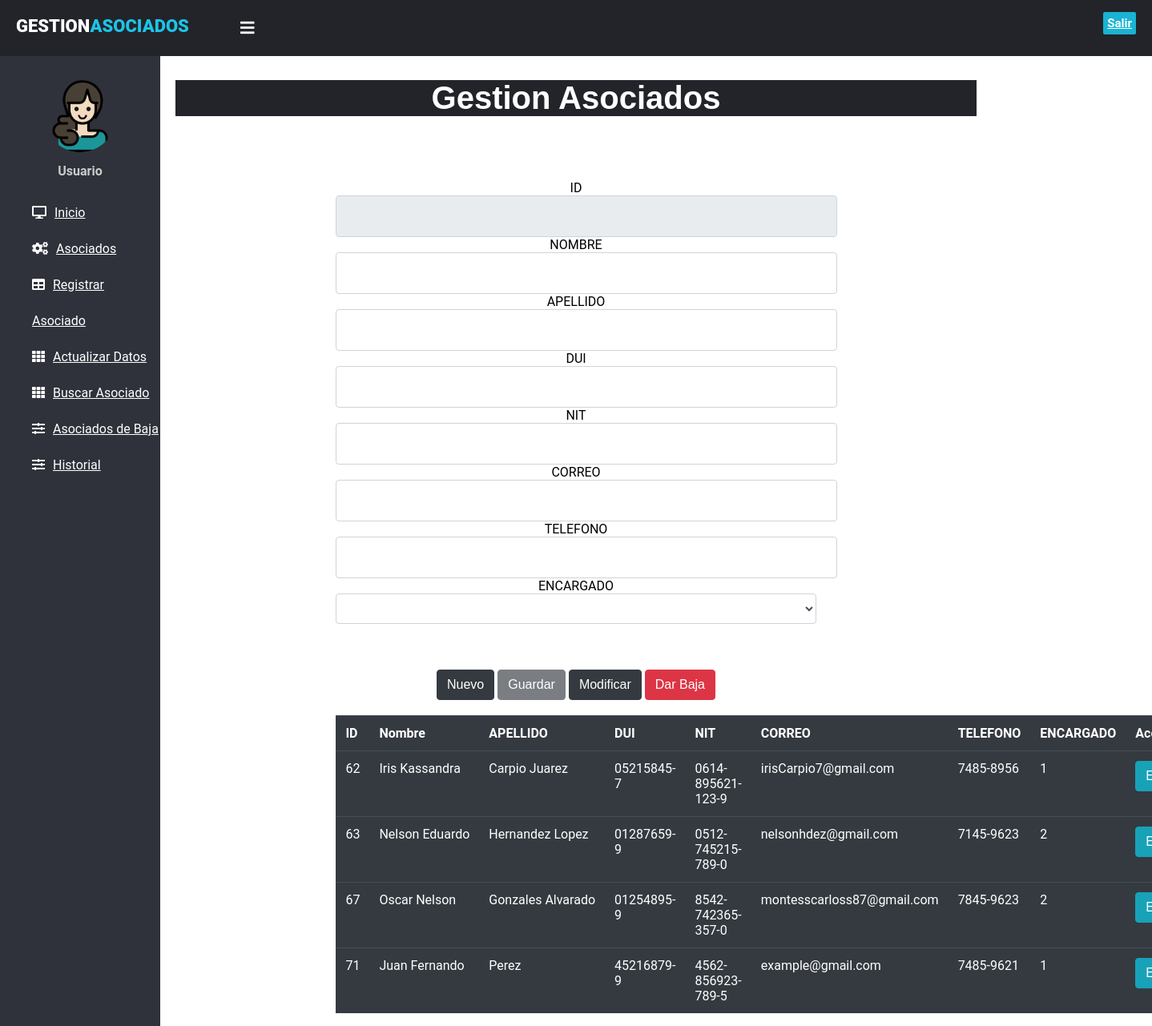
Screenshot of /controllers/controlActualizar.php (signed in) with the database file from the repository.
### tables this page shows
CREATE TABLE `asociado` (
  `idAsociado` int(11) NOT NULL,
  `nombre` varchar(20) NOT NULL,
  `apellido` varchar(20) NOT NULL,
  `dui` varchar(20) NOT NULL,
  `nit` varchar(20) NOT NULL,
  `correo` varchar(50) NOT NULL,
  `telefono` varchar(10) NOT NULL,
  `idEmpleado` int(11) NOT NULL
);

### controllers/controlActualizar.php (called while the page is built, shortened)
<?php
	require '../models/asociadoModel.php';
		$obAsoci=new AsociadoModel();
		$datos=$obAsoci->getAsociado();
		  $dep=$obAsoci->getEmpleado();
	require '../views/actualizarAsociado.php';
 ?>

### db/conexion.php (called while the page is built, shortened)
<?php
	class Conexion{
		function __construct(){
			$this->con=new mysqli(SERVER,USER,PASSWORD,BASE);
		}
	}
	?>

### models/asociadoModel.php (called while the page is built, shortened)
<?php
	require '../db/conexion.php';
	require 'asociado.php';
	class AsociadoModel extends Conexion{
		function getAsociado(){
			$res=$this->con->query("select * from asociado");
			$r=array();
			while($row=$res->fetch_assoc()){
				$e=new Asociado($row["idAsociado"],$row["nombre"],$row["apellido"],$row["dui"],$row["nit"],$row["correo"],$row["telefono"],$row["idEmpleado"]);
				$r[]=$e;
			}
			return $r;
		}
		function getEmpleado(){
			$res=$this->con->query("select * from empleado");
			$r=array();
			while($row=$res->fetch_assoc()){
				$r[]=$row;
			}
			return $r;
		}
	}
 ?>

### models/asociado.php (called while the page is built)
<?php
	class Asociado
	{
		private $idAsociado;
		private $nombre;
		private $apellido;
		private $dui;
		private $nit;
		private $correo;
		private $telefono;
		private $idEmpleado;
	function __construct($idAsociado,$nombre,$apellido,$dui,$nit,$correo,$telefono,$idEmpleado) {
		$this->idAsociado=$idAsociado;
		$this->nombre=$nombre;
		$this->apellido=$apellido;
		$this->dui=$dui;
		$this->nit=$nit;
		$this->correo=$correo;
		$this->telefono=$telefono;
		$this->idEmpleado=$idEmpleado;
	}
	function getIdAsociado(){
		return $this->idAsociado;
	}
	function getNombre(){
		return $this->nombre;
	}
	function getApellido(){
		return $this->apellido;
	}
	function getDui(){
		return $this->dui;
	}
	function getNit(){
		return $this->nit;
	}
	function getCorreo(){
		return $this->correo;
	}
	function getTelefono(){
		return $this->telefono;
	}
	function getIdEmpleado(){
		return $this->idEmpleado;
	}
	}
 ?>

### views/actualizarAsociado.php (the view, shortened to what this page needs)
<!DOCTYPE html>
<html lang="es">
<head>
    <link rel="stylesheet" href="css/estilo.css">
    <link rel="stylesheet" href="css/actualizar.css">
    <link rel="stylesheet" type="text/css" href="https://cdnjs.cloudflare.com/ajax/libs/font-awesome/5.12.1/css/all.min.css
">
</head>
<body>
    <header>
        <label for="check">
         <i class="fas fa-bars" id="sidebar_btn"></i>
        </label>
        <div class="left_area">
            <h3>Gestion<span>Asociados</span></h3>
        </div>
        <div class="right_area">
          <a href="../controllers/controlUser.php" class="logout_btn">Salir</a>
        </div>
    </header>
    <div class="sidebar">
        <center>
            <img src="imagenes/1.png" class="profile_image">
            <h4>Usuario</h4>
        </center>
        <a href="../views/vistaPrincipal.php"><i class="fas fa-desktop"></i><span>Inicio</span></a>
        <a href="../controllers/controlAsociado.php"><i class="fas fa-cogs"></i><span>Asociados</span></a>
        <a href="../controllers/controlAgregar.php"><i class="fas fa-table"></i><span>Registrar Asociado</span></a>
        <a href="../controllers/controlActualizar.php"><i class="fas fa-th"></i><span>Actualizar Datos</span></a>
        <a href="../views/buscador.php"><i class="fas fa-th"></i><span>Buscar Asociado</span></a>
        <a href="../controllers/controlBaja.php"><i class="fas fa-sliders-h"></i><span>Asociados de Baja</span></a>
        <a href="../controllers/controlActualizacion.php"><i class="fas fa-sliders-h"></i><span>Historial</span></a>
    </div>
   <br>
   <br>
   <br>
       <center>
         <div class="contenedor">
                <h2 class="titulo" align="center">Gestion Asociados</h2>
            </div>
    <section>
        <div class="col-md-5">
            <form method="post" class="frm" action="#" id="f"><div id='d1'></div>
                ID<input type="text" name="idAsociado" id="idAsociado" class="form-control" readonly="true">
                NOMBRE<input type="text" name="nombre" id="nombre" class="form-control" required="">
                APELLIDO<input type="text" name="apellido" id="apellido" class="form-control" required="">
                DUI<input type="text" name="dui" id="dui" class="form-control" required="">
                NIT<input type="text" name="nit" id="nit" class="form-control" required="">
                CORREO<input type="text" name="correo" id="correo" class="form-control" required="">
                TELEFONO<input type="text" name="telefono" id="telefono" class="form-control" required="">
                ENCARGADO<select name="idEmpleado" id="idEmpleado" class="form-control">
                <option></option>
                 <?php
                 foreach ($dep as $d) {
                    echo "<option value=".$d["idEmpleado"]. ">". $d["nombre"]."</option>";
                 }
                 ?>
                </select><br><br><br>
                <input type="reset" class="btn btn-dark" value="Nuevo" onclick="$('#g').attr('disabled',false)">
                <input type="submit" name="insertar" id="g" value="Guardar" class="btn btn-dark" disabled="true">
                <input type="submit" name="modificar" value="Modificar" class="btn btn-dark">
                <input type="button" id="eliminar" class="btn btn-danger" value="Dar Baja">
            </form></div><br>
           <div class="col-md-5">
            <table class="table table-dark">
                <tr><th>ID</th><th>Nombre</th><th>APELLIDO</th><th>DUI</th><th>NIT</th><th>CORREO</th><th>TELEFONO</th><th>ENCARGADO</th><th>Accion</th></tr>
                 <?php
                 foreach ($datos as $e) {
                    $idAsociado=$e->getIdAsociado();
                    $nombre=str_replace(" ","&nbsp;",$e->getNombre());
                    $apellido=str_replace(" ","&nbsp;",$e->getApellido());
                    $dui=$e->getDui();
                    $nit=$e->getNit();
                    $correo=$e->getCorreo();
                    $telefono=$e->getTelefono();
                    $idEmpleado=$e->getIdEmpleado();
                    echo "<tr><td>$idAsociado</td><td>$nombre</td><td>$apellido</td><td>$dui</td><td>$nit</td><td>$correo</td><td>$telefono</td><td>$idEmpleado</td><td> <button onclick=$('#idAsociado').val('$idAsociado');$('#nombre').val('$nombre');$('#apellido').val('$apellido');$('#dui').val('$dui');$('#nit').val('$nit');$('#correo').val('$correo');$('#telefono').val('$telefono');$('#idEmpleado').val('$idEmpleado') class='btn btn-info'>Editar</button></td></tr>";
                 }
                 ?>
                </table>
               </div>
    </section>
</center>
</body>
</html>

### controllers/css/estilo.css (style rules this page uses)
body { margin: 0; padding: 0; font-family: "Roboto", sans-serif; }
header { position: fixed; background: #22242A; padding: 20px; width: 100%; height: 30px; z-index: 100; }
.left_area h3 { color: #fff; margin: 0; text-transform: uppercase; font-size: 22px; font-weight: 900; }
.left_area span { color: #1DC4E7; }
.logout_btn { padding: 5px; background: #19B3D3; text-orientation: none; float: right; margin-top: -30px; margin-right: 40px; border-radius: 2px; font-size: 15px; font-weight: 600; color: #fff; transition: 0.5s; transition-property: background; }
.sidebar { background: #2F323A; margin-top: 70px; padding-top: 30px; position: fixed; left: 0; width: 200px; height: 100%; transition: 0.5s; transition-property: left; }
.sidebar .profile_image { width: 90px; height: 90px; border-radius: 100px; margin-bottom: 10px; }
.sidebar h4 { color: #ccc; margin-top: 0; margin-bottom: 20px; }
.sidebar a { color: #fff; display: block; width: 100%; line-height: 45px; text-orientation: none; padding-left: 40px; box-sizing: border-box; transition: 0.5s; transition-property: background; }
.sidebar i { padding-right: 10px; }
label #sidebar_btn { z-index: 1; color: #fff; position: fixed; cursor: pointer; left: 300px; font-size: 20px; margin: 5px 0; transition: 0.5s; transition-property: color; }
.contenedor { padding: 10px 0; width: 80%; max-width: 1000px; margin: auto; overflow: hidden; }
.titulo { color: #fff; font-family: sans-serif; font-size: 40px; text-align: center; margin-bottom: 70px; background-color: #22242A; }

### controllers/css/actualizar.css (style rules this page uses)
table { border-collapse: collapse; }
th { text-align: inherit; }
.col-md-5 { -ms-flex: 0 0 41.666667%; flex: 0 0 41.666667%; max-width: 41.666667%; }
.table { width: 100%; margin-bottom: 1rem; color: #212529; }
.table th, .table td { padding: 0.75rem; vertical-align: top; border-top: 1px solid #dee2e6; }
.table-dark, .table-dark > th, .table-dark > td { background-color: #c6c8ca; }
.table-dark th, .table-dark td, .table-dark thead th, .table-dark tbody + tbody { border-color: #95999c; }
.table-dark { color: #fff; background-color: #343a40; }
.table-dark th, .table-dark td, .table-dark thead th { border-color: #454d55; }
.form-control { display: block; width: 100%; height: calc(1.5em + 0.75rem + 2px); padding: 0.375rem 0.75rem; font-size: 1rem; font-weight: 400; line-height: 1.5; color: #495057; background-color: #fff; background-clip: padding-box; border: 1px solid #ced4da; border-radius: 0.25rem; transition: border-color 0.15s ease-in-out, box-shadow 0.15s ease-in-out; }
.form-control::placeholder { color: #6c757d; opacity: 1; }
.form-control:disabled, .form-control[readonly] { background-color: #e9ecef; opacity: 1; }
.btn { display: inline-block; font-weight: 400; color: #212529; text-align: center; vertical-align: middle; -webkit-user-select: none; -moz-user-select: none; -ms-user-select: none; user-select: none; background-color: transparent; border: 1px solid transparent; padding: 0.375rem 0.75rem; font-size: 1rem; line-height: 1.5; border-radius: 0.25rem; transition: color 0.15s ease-in-out, background-color 0.15s ease-in-out, border-color 0.15s ease-in-out, box-shadow 0.15s ease-in-out; }
.btn.disabled, .btn:disabled { opacity: 0.65; }
.btn-info { color: #fff; background-color: #17a2b8; border-color: #17a2b8; }
.btn-danger { color: #fff; background-color: #dc3545; border-color: #dc3545; }
.btn-dark { color: #fff; background-color: #343a40; border-color: #343a40; }
.btn-dark.disabled, .btn-dark:disabled { color: #fff; background-color: #343a40; border-color: #343a40; }

### rows the page displays
asociado: idAsociado "62", nombre "Iris Kassandra", apellido "Carpio Juarez", dui "05215845-7", nit "0614-895621-123-9", correo "irisCarpio7@gmail.com", telefono "7485-8956", idEmpleado "1"
asociado: idAsociado "63", nombre "Nelson Eduardo", apellido "Hernandez Lopez", dui "01287659-9", nit "0512-745215-789-0", correo "nelsonhdez@gmail.com", telefono "7145-9623", idEmpleado "2"
asociado: idAsociado "67", nombre "Oscar Nelson", apellido "Gonzales Alvarado", dui "01254895-9", nit "8542-742365-357-0", correo "montesscarloss87@gmail.com", telefono "7845-9623", idEmpleado "2"
asociado: idAsociado "71", nombre "Juan Fernando", apellido "Perez", dui "45216879-9", nit "4562-856923-789-5", correo "example@gmail.com", telefono "7485-9621", idEmpleado "1"
